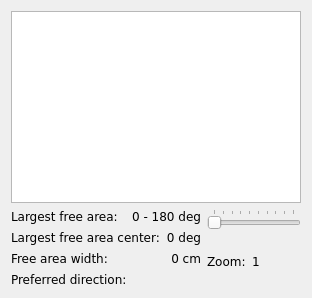
  <widget class="QWidget" name="centralWidget">
   <layout class="QGridLayout" name="gridLayout_15">
    <item row="0" column="0">
     <layout class="QVBoxLayout" name="verticalLayout">
      <item>
       <widget class="QGraphicsView" name="graphicsViewLaser">
        <property name="font">
         <font>
          <family>Verdana</family>
         </font>
        </property>
        <property name="mouseTracking">
         <bool>true</bool>
        </property>
        <property name="statusTip">
         <string>Robot can be dragged with the mouse!</string>
        </property>
        <property name="alignment">
         <set>Qt::AlignLeading|Qt::AlignLeft|Qt::AlignTop</set>
        </property>
        <property name="dragMode">
         <enum>QGraphicsView::ScrollHandDrag</enum>
        </property>
       </widget>
      </item>
      <item>
       <layout class="QGridLayout" name="gridLayout_12">
        <item row="0" column="0">
         <layout class="QVBoxLayout" name="nam1_2">
          <item>
           <layout class="QHBoxLayout" name="_8">
            <item>
             <widget class="QLabel" name="label18_8">
              <property name="font">
               <font>
                <family>Verdana</family>
               </font>
              </property>
              <property name="text">
               <string>Largest free area:</string>
              </property>
             </widget>
            </item>
            <item>
             <widget class="QLabel" name="lblLaserFrontFreeArea">
              <property name="font">
               <font>
                <family>Verdana</family>
               </font>
              </property>
              <property name="text">
               <string>0 - 180 deg</string>
              </property>
              <property name="alignment">
               <set>Qt::AlignRight|Qt::AlignTrailing|Qt::AlignVCenter</set>
              </property>
             </widget>
            </item>
           </layout>
          </item>
          <item>
           <layout class="QHBoxLayout" name="_9">
            <item>
             <widget class="QLabel" name="label18_9">
              <property name="font">
               <font>
                <family>Verdana</family>
               </font>
              </property>
              <property name="text">
               <string>Largest free area center:</string>
              </property>
             </widget>
            </item>
            <item>
             <widget class="QLabel" name="lblLaserFrontFreeCenter">
              <property name="font">
               <font>
                <family>Verdana</family>
               </font>
              </property>
              <property name="text">
               <string>0 deg</string>
              </property>
              <property name="alignment">
               <set>Qt::AlignRight|Qt::AlignTrailing|Qt::AlignVCenter</set>
              </property>
             </widget>
            </item>
           </layout>
          </item>
          <item>
           <layout class="QHBoxLayout" name="_10">
            <item>
             <widget class="QLabel" name="label18_10">
              <property name="font">
               <font>
                <family>Verdana</family>
               </font>
              </property>
              <property name="text">
               <string>Free area width:</string>
              </property>
             </widget>
            </item>
            <item>
             <widget class="QLabel" name="lblLaserFrontFreeWidth">
              <property name="font">
               <font>
                <family>Verdana</family>
               </font>
              </property>
              <property name="text">
               <string>0 cm</string>
              </property>
              <property name="alignment">
               <set>Qt::AlignRight|Qt::AlignTrailing|Qt::AlignVCenter</set>
              </property>
             </widget>
            </item>
           </layout>
          </item>
          <item>
           <layout class="QHBoxLayout" name="_11">
            <item>
             <widget class="QLabel" name="label18_11">
              <property name="font">
               <font>
                <family>Verdana</family>
               </font>
              </property>
              <property name="text">
               <string>Preferred direction:</string>
              </property>
             </widget>
            </item>
            <item>
             <widget class="QLabel" name="lblPreferredDirection">
              <property name="sizePolicy">
               <sizepolicy hsizetype="Fixed" vsizetype="Fixed">
                <horstretch>0</horstretch>
                <verstretch>0</verstretch>
               </sizepolicy>
              </property>
              <property name="font">
               <font>
                <family>Verdana</family>
               </font>
              </property>
              <property name="pixmap">
               <pixmap resource="../direcs.qrc">:/images/images/middle.png</pixmap>
              </property>
              <property name="scaledContents">
               <bool>true</bool>
              </property>
             </widget>
            </item>
           </layout>
          </item>
         </layout>
        </item>
        <item row="0" column="1">
         <layout class="QVBoxLayout" name="name2_2">
          <item>
           <widget class="QSlider" name="sliderZoom">
            <property name="font">
             <font>
              <family>Verdana</family>
             </font>
            </property>
            <property name="minimum">
             <number>1</number>
            </property>
            <property name="maximum">
             <number>10</number>
            </property>
            <property name="pageStep">
             <number>1</number>
            </property>
            <property name="value">
             <number>1</number>
            </property>
            <property name="sliderPosition">
             <number>1</number>
            </property>
            <property name="tracking">
             <bool>false</bool>
            </property>
            <property name="orientation">
             <enum>Qt::Horizontal</enum>
            </property>
            <property name="tickPosition">
             <enum>QSlider::TicksAbove</enum>
            </property>
            <property name="tickInterval">
             <number>1</number>
            </property>
           </widget>
          </item>
          <item>
           <layout class="QHBoxLayout" name="_12">
            <item>
             <layout class="QHBoxLayout" name="_13">
              <item>
               <widget class="QLabel" name="label_34">
                <property name="font">
                 <font>
                  <family>Verdana</family>
                 </font>
                </property>
                <property name="text">
                 <string>Zoom:</string>
                </property>
               </widget>
              </item>
              <item>
               <widget class="QLabel" name="labelLaserTop">
                <property name="font">
                 <font>
                  <family>Verdana</family>
                 </font>
                </property>
                <property name="text">
                 <string>1</string>
                </property>
               </widget>
              </item>
             </layout>
            </item>
            <item>
             <spacer>
              <property name="orientation">
               <enum>Qt::Horizontal</enum>
              </property>
              <property name="sizeHint" stdset="0">
               <size>
                <width>41</width>
                <height>22</height>
               </size>
              </property>
             </spacer>
            </item>
           </layout>
          </item>
         </layout>
        </item>
       </layout>
      </item>
     </layout>
    </item>
   </layout>
  </widget>
